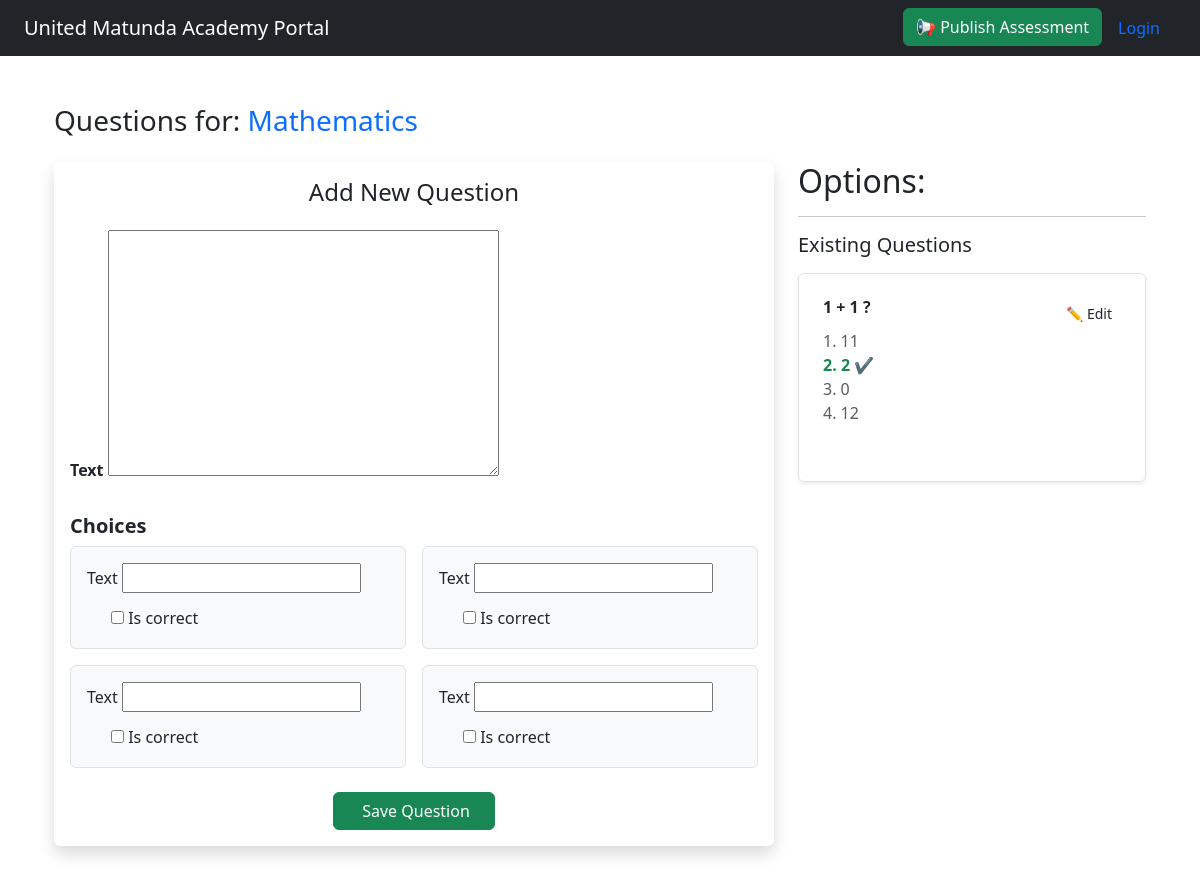
Page /assessment/create/questions/form/9/ on the committed database.
### Assessments/models.py (models this page shows, shortened)
class Assessment(models.Model):
    title = models.CharField(max_length=255)
    user = models.ForeignKey(User,  on_delete=models.CASCADE, blank=True, null=True)
    grade = models.ForeignKey(Grade, related_name='grade_assessments', on_delete=models.CASCADE)
    subject = models.ForeignKey(Subject, on_delete=models.CASCADE)
    teacher = models.CharField(max_length=250)
    scheduled_date = models.DateTimeField()
    duration_minutes = models.PositiveIntegerField()
    created = models.DateTimeField(auto_now_add=True)
    description = models.TextField(blank=True, null=True)
    is_published = models.BooleanField(default=False)
    done = models.BooleanField(default=False)
    class Meta:
        ordering = ('-created',)

class Question(models.Model):
    assessment = models.ForeignKey(Assessment, on_delete=models.CASCADE, related_name='questions')
    text = models.TextField()
    marks = models.PositiveIntegerField(default=1)

class Choice(models.Model):
    question = models.ForeignKey(Question, on_delete=models.CASCADE, related_name='choices')
    text = models.CharField(max_length=255)
    is_correct = models.BooleanField(default=False)

### Assessments/views.py (the view, shortened to what this page needs)
# urls.py: path('create/questions/form/<int:assessment_id>/', views.QuestionCreateView.as_view(), name='create_questions'),
class QuestionCreateView(CreateView):
    model = Question
    form_class = QuestionForm
    template_name = 'questions_form.html'
    def dispatch(self, request, *args, **kwargs):
        self.assessment = get_object_or_404(Assessment, pk=self.kwargs['assessment_id'])
        return super().dispatch(request, *args, **kwargs)
    def get_context_data(self, **kwargs):
        context = super().get_context_data(**kwargs)
        if self.request.POST:
            context['formset'] = ChoiceFormSet(self.request.POST)
        else:
            context['formset'] = ChoiceFormSet()
        context['assessment'] = self.assessment
        return context

### Assessments/forms.py
class QuestionForm(forms.ModelForm):
    class Meta:
        model = Question
        fields = ['text']

### Assessments/templates/questions_form.html (shortened to what this page needs)
{% extends 'base.html' %}
{% load static %}
{% load crispy_forms_tags %}
{% block nav %}
    <form method="post" action="{% url 'publish_assessment' assessment.pk %}">
        <button type="submit" class="btn btn-success">📢 Publish Assessment</button>
    </form>
{% endblock %}
{% block content %}
<div class="container my-5">
    <h3 class="mb-4">Questions for: <span class="text-primary">{{ assessment.title }}</span></h3>
    <div class="row">
        <div class="col-lg-8 mb-4">
            <div class="card shadow border-0">
                <div class="card-body">
                    <h4 class="card-title text-center mb-4">Add New Question</h4>
                    <form method="post" novalidate>
                        <div class="mb-3">
                            <label class="form-label fw-semibold">{{ form.text.label }}</label>
                            {{ form.text }}
                        </div>
                        <h5 class="fw-semibold mt-4">Choices</h5>
                        <div class="row g-3">
                            {% for choice_form in formset %}
                                <div class="col-md-6">
                                    <div class="p-3 bg-light rounded border">
                                        <div class="mb-2">
                                            <label class="form-label">{{ choice_form.text.label }}</label>
                                            {{ choice_form.text }}
                                        </div>
                                        <div class="form-check">
                                            {{ choice_form.is_correct }}
                                            <label class="form-check-label">{{ choice_form.is_correct.label }}</label>
                                        </div>
                                    </div>
                                </div>
                            {% endfor %}
                        </div>
                        <div class="text-center mt-4">
                            <button type="submit" class="btn btn-success px-4">
                                 Save Question
                            </button>
                        </div>
                    </form>
                </div>
            </div>
        </div>
        <div class="col-lg-4">
            <h2>Options:</h2>
            <hr>
            <h5 class="mb-3">Existing Questions</h5>
            <div class="border rounded p-2 shadow-sm" style="max-height: 600px; overflow-y: auto;">
                {% for question in assessment.questions.all|dictsortreversed:"id" %}
                    <div class="card mb-3 border-0">
                        <div class="card-body">
                            <div class="d-flex justify-content-between align-items-start">
                                <h6 class="card-title fw-bold">{{ question.text }}</h6>
                                <a href="{% url 'update_question' assessment.pk question.pk  %}" class="btn btn-sm btn-outline">
                                    ✏️ Edit
                                </a>
                            </div>
                            <ul class="list-unstyled">
                                {% for choice in question.choices.all %}
                                    {% with letter=forloop.counter0|add:"1" %}
                                        {% if choice.is_correct %}
                                            <li class="text-success fw-bold">
                                                {{ letter }}. {{ choice.text }} ✔️
                                            </li>
                                        {% else %}
                                            <li class="text-muted">
                                                {{ letter }}. {{ choice.text }}
                                            </li>
                                        {% endif %}
                                    {% endwith %}
                                {% empty %}
                                    <li><em>No choices available</em></li>
                                {% endfor %}
                            </ul>
                        </div>
                    </div>
                {% empty %}
                    <p class="text-muted">No questions added yet.</p>
                {% endfor %}
            </div>
        </div>
    </div>
</div>
{% endblock %}

### rows in the picture
Assessment: title "Mathematics"
Question: text "1 + 1 ?"
Choice: letter "1", text "11"
Choice: text "2"
Choice: letter "3", text "0"
Choice: letter "4", text "12"

### other values in the picture
{{ choice_form.text.label }} "Text" "Text" "Text" "Text"
{{ choice_form.is_correct.label }} "Is correct" "Is correct" "Is correct" "Is correct"
